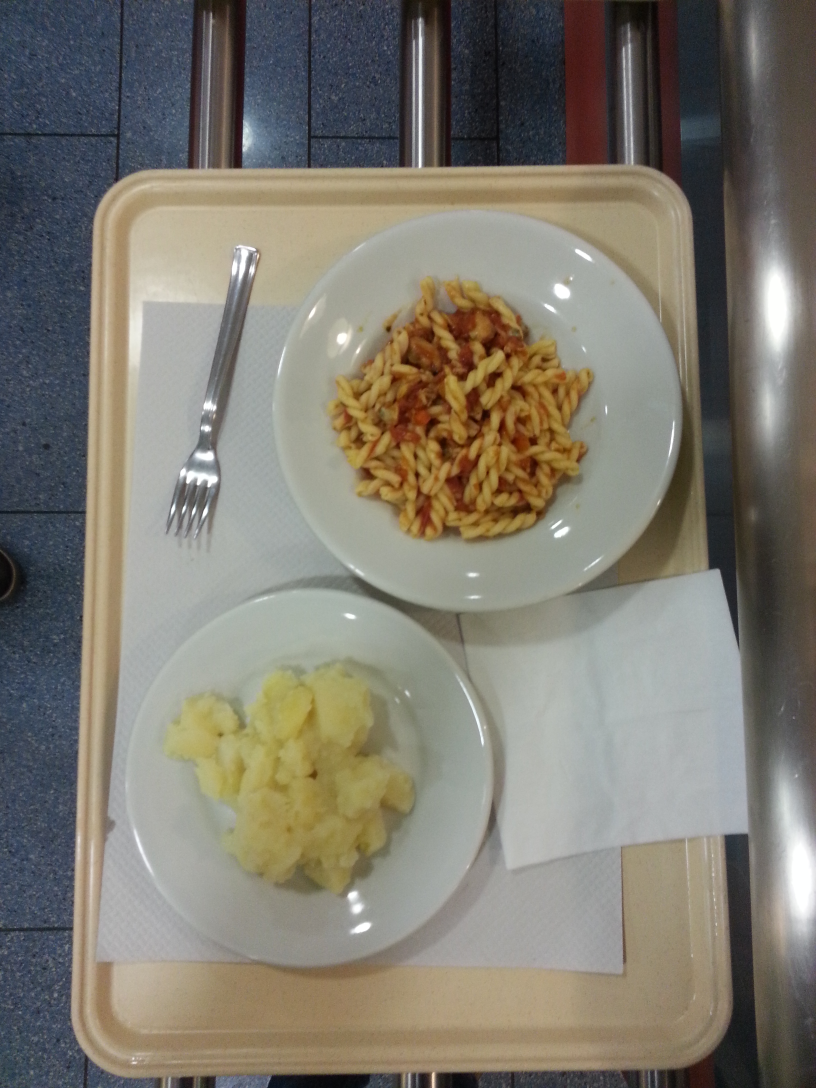
#> input picture data/images/1.jpg, 2448 x 3264 px, found by its file name (shown at 1/3 size); its folder holds only this picture in this run
$ jupyter execute --allow-errors yolo11_foodDetection.ipynb   (shell and % lines are left out)
#> lines starting #> are read from the running program, lines starting #| are printed output that depends on the picture
<a href="https://colab.research.google.com/github/ronykris/capstone-group10/blob/feat-detection/yolo11_foodDetection.ipynb" target="_parent"></a>

[cell 1]
import torch
from ultralytics import YOLO

**Convert segmentation dataset to yolo formated detection set**

[cell 2]
import os
import numpy as np
from pathlib import Path

# [25 lines left out: function convert_segmentation_to_detection, not called in this run]

def convert_dataset(base_path):
    """Convert entire dataset to detection format"""
    base_path = Path(base_path)

    for split in ['train', 'val', 'test']:
        labels_dir = base_path / split / 'labels'
        if not labels_dir.exists():
            continue

        print(f"Converting {split} labels...")
        for label_file in labels_dir.glob('*.txt'):
            try:
                # Read original content
                with open(label_file, 'r') as f:
                    content = f.read().strip()

                # Convert format
                new_content = convert_segmentation_to_detection(content)

                if new_content:
                    # Save in detection format
                    with open(label_file, 'w') as f:
                        f.write(new_content)

            except Exception as e:
                print(f"Error processing {label_file}: {str(e)}")

    print("Conversion complete!")

# Convert the dataset
dataset_path = '/content/YoloDataset'
convert_dataset(dataset_path)

**Creating synthetic data for multiple food items in one image**

[cell 3]
import cv2
import numpy as np
import random
import os
from pathlib import Path
import glob

def create_and_verify_synthetic_dataset():
    # Set paths
    dataset_path = '/content/YoloDatasetUpdated'
    synthetic_path = '/content/YoloDatasetUpdated/synthetic'

    # Create synthetic images
    print("Creating synthetic images...")
    create_synthetic_images(dataset_path, synthetic_path, num_synthetic=500)

    # Verify creation using glob
    synthetic_images = len(glob.glob(os.path.join(synthetic_path, 'images', '*.jpg')))
    synthetic_labels = len(glob.glob(os.path.join(synthetic_path, 'labels', '*.txt')))

    print(f"\nCreated synthetic dataset:")
    print(f"Images: {synthetic_images}")
    print(f"Labels: {synthetic_labels}")

    return synthetic_path

# [7 lines left out: function resize_with_aspect_ratio, not called in this run]

def create_synthetic_images(dataset_path, output_path, num_synthetic=1000):
    """Create synthetic images with multiple food items"""

    # Convert paths to strings and use glob
    images_path = os.path.join(dataset_path, 'train', 'images')
    labels_path = os.path.join(dataset_path, 'train', 'labels')
    output_images = os.path.join(output_path, 'images')
    output_labels = os.path.join(output_path, 'labels')

    # Create output directories
    os.makedirs(output_images, exist_ok=True)
    os.makedirs(output_labels, exist_ok=True)

    # Get list of image files using glob
    image_files = glob.glob(os.path.join(images_path, '*.jpg'))

    for i in range(num_synthetic):
        # Create blank canvas (white background)
        canvas = np.ones((640, 640, 3), dtype=np.uint8) * 255
        combined_labels = []

        # Randomly select 2-4 images to combine
        num_items = random.randint(2, 4)
        selected_images = random.sample(image_files, num_items)

        for idx, img_path in enumerate(selected_images):
            try:
                # Read image and label
                img = cv2.imread(img_path)
                if img is None:
                    continue

                # Get corresponding label path
                label_path = os.path.join(labels_path,
                                        os.path.splitext(os.path.basename(img_path))[0] + '.txt')
                if not os.path.exists(label_path):
                    continue

                with open(label_path, 'r') as f:
                    label = f.read().strip().split()

                # First resize to maintain aspect ratio
                img_resized = resize_with_aspect_ratio(img, target_size=320)
                new_h, new_w = img_resized.shape[:2]

                # Calculate random position
                x_pos = random.randint(0, max(0, 640 - new_w))
                y_pos = random.randint(0, max(0, 640 - new_h))

                # Create mask for smooth blending
                mask = np.ones(img_resized.shape[:2], dtype=np.float32)
                mask = cv2.GaussianBlur(mask, (7, 7), 0)

                # Place image on canvas with blending
                for c in range(3):
                    canvas[y_pos:y_pos+new_h, x_pos:x_pos+new_w, c] = \
                        canvas[y_pos:y_pos+new_h, x_pos:x_pos+new_w, c] * (1 - mask) + \
                        img_resized[:, :, c] * mask

                # Adjust label coordinates
                class_id = label[0]
                x_center = (x_pos + new_w/2) / 640
                y_center = (y_pos + new_h/2) / 640
                width = new_w / 640
                height = new_h / 640

                # Ensure coordinates are within bounds
                x_center = min(max(x_center, 0), 1)
                y_center = min(max(y_center, 0), 1)
                width = min(width, 1)
                height = min(height, 1)

                combined_labels.append(f"{class_id} {x_center:.6f} {y_center:.6f} {width:.6f} {height:.6f}")

            except Exception as e:
                print(f"Error processing {img_path}: {str(e)}")
                continue

        if combined_labels:  # Only save if we have valid labels
            # Save synthetic image and labels
            output_img_path = os.path.join(output_images, f"synthetic_{i:04d}.jpg")
            output_label_path = os.path.join(output_labels, f"synthetic_{i:04d}.txt")

            cv2.imwrite(output_img_path, canvas)
            with open(output_label_path, 'w') as f:
                f.write('\n'.join(combined_labels))

            if i % 100 == 0:
                print(f"Created {i} synthetic images")

# Create the synthetic dataset
#> (the rest of this cell did not finish here and is left out)

**Converting dataset with annotation.json to yolo compatible with image rotation**

[cell 4]
import os
import json
import shutil
from PIL import Image
import math

# [30 lines left out: functions rotate_image_if_portrait, convert_points_to_yolo, not called in this run]

def process_dataset(input_dir, output_dir, class_mapping=None):
    """
    Convert dataset to YOLO format with image rotation
    """
    os.makedirs(os.path.join(output_dir, 'images'), exist_ok=True)
    os.makedirs(os.path.join(output_dir, 'labels'), exist_ok=True)

    if class_mapping is None:
        class_mapping = {}

    annotation_file = os.path.join(input_dir, 'annotation.json')
    with open(annotation_file, 'r') as f:
        annotations = json.load(f)

    print(f"Processing {len(annotations)} images in {input_dir}")

    class_counts = {}
    rotated_count = 0

    for img_name, objects in annotations.items():
        img_path = os.path.join(input_dir, f"{img_name}.jpg")

        try:
            # Load the image
            img = Image.open(img_path)

            # Rotate if needed
            rotated_img, was_rotated = rotate_image_if_portrait(img)
            if was_rotated:
                rotated_count += 1

            img_width, img_height = rotated_img.size

            yolo_annotations = []

            for obj in objects:
                for class_name, coords in obj.items():
                    if class_name not in class_mapping:
                        class_mapping[class_name] = len(class_mapping)

                    class_counts[class_name] = class_counts.get(class_name, 0) + 1

                    try:
                        bb_coords = coords['BB']
                        yolo_coords = convert_points_to_yolo(bb_coords, img_width, img_height)

                        class_id = class_mapping[class_name]
                        yolo_line = f"{class_id} {' '.join([f'{x:.6f}' for x in yolo_coords])}"
                        yolo_annotations.append(yolo_line)

                    except Exception as e:
                        print(f"Error processing annotation for {img_name}, class {class_name}: {str(e)}")
                        continue

            # Save rotated image and annotations
            if yolo_annotations:
                output_img_path = os.path.join(output_dir, 'images', f"{img_name}.jpg")
                rotated_img.save(output_img_path, quality=95)

                label_path = os.path.join(output_dir, 'labels', f"{img_name}.txt")
                with open(label_path, 'w') as f:
                    f.write('\n'.join(yolo_annotations))

            # Close images
            img.close()

        except Exception as e:
            print(f"Error processing image {img_name}: {str(e)}")
            continue

    print(f"\nRotated {rotated_count} portrait images to landscape")
    print("\nClass distribution:")
    for class_name, count in class_counts.items():
        print(f"{class_name}: {count}")

    return class_mapping

# [14 lines left out: function create_dataset_yaml, not called in this run]

def main():
    base_dir = '/content/newdataset/food'
    output_base_dir = '/content/YoloNewDataset'

    os.makedirs(output_base_dir, exist_ok=True)

    splits = ['train', 'val', 'test']
    class_mapping = None

    for split in splits:
        print(f"\nProcessing {split} split...")
        input_dir = os.path.join(base_dir, split)
        output_dir = os.path.join(output_base_dir, split)

        class_mapping = process_dataset(input_dir, output_dir, class_mapping)

    create_dataset_yaml(output_base_dir, class_mapping)

    with open(os.path.join(output_base_dir, 'class_mapping.json'), 'w') as f:
        json.dump(class_mapping, f, indent=2)

    print("\nConversion completed!")
    print(f"Class mapping: {class_mapping}")

#> (the rest of this cell did not finish here and is left out)

**Visualise training data**

[cell 5]
import os
import cv2
import numpy as np
from pathlib import Path

def validate_dataset(dataset_path):
    # Load class names from data.yaml
#> called with dataset_path = '/content/YoloNewDataset'
    import yaml
    with open(os.path.join(dataset_path, 'dataset.yaml'), 'r') as f:
        data_yaml = yaml.safe_load(f)
        class_names = data_yaml['names']

    images_path = os.path.join(dataset_path, 'train/images')
    labels_path = os.path.join(dataset_path, 'train/labels')

    validation_dir = 'label_validation'
    os.makedirs(validation_dir, exist_ok=True)

    # Adjustable font parameters
    FONT_SCALE = 1.2       # Increased font size
    FONT_THICKNESS = 2    # Thicker font
    LABEL_PADDING = 15     # More padding around label

    for img_file in os.listdir(images_path):
        img_path = os.path.join(images_path, img_file)
        label_file = os.path.join(labels_path, img_file.rsplit('.', 1)[0] + '.txt')

        img = cv2.imread(img_path)
#> img is the input picture: shape (3264, 2448, 3); mean B, G, R 111.6, 122.5, 126.7
        height, width = img.shape[:2]
#> height = 3264; width = 2448

        with open(label_file, 'r') as f:
            labels = f.readlines()

        for label in labels:
            try:
                class_id, x_center, y_center, w, h = map(float, label.strip().split())

                # Convert YOLO format to pixel coordinates
                x1 = int((x_center - w/2) * width)
                y1 = int((y_center - h/2) * height)
                x2 = int((x_center + w/2) * width)
                y2 = int((y_center + h/2) * height)

                # Draw box
                cv2.rectangle(img, (x1, y1), (x2, y2), (0, 255, 0), 3)  # Thicker box

                # Add class label text
                class_name = class_names[int(class_id)]
                label_text = f"{class_name} ({class_id})"

                # Get text size with new font parameters
                text_size = cv2.getTextSize(
                    label_text,
                    cv2.FONT_HERSHEY_SIMPLEX,
                    FONT_SCALE,
                    FONT_THICKNESS
                )[0]

                # Draw label background with padding
                cv2.rectangle(
                    img,
                    (x1, y1 - text_size[1] - LABEL_PADDING),
                    (x1 + text_size[0] + LABEL_PADDING//2, y1),
                    (0, 255, 0),
                    -1
                )

                # Draw label text
                cv2.putText(
                    img,
                    label_text,
                    (x1 + LABEL_PADDING//4, y1 - LABEL_PADDING//2),
                    cv2.FONT_HERSHEY_SIMPLEX,
                    FONT_SCALE,
                    (0, 0, 0),
                    FONT_THICKNESS
                )

                print(f"\nImage: {img_file}")
                print(f"Class: {class_name} (ID: {class_id})")
                print(f"YOLO format: {x_center:.4f}, {y_center:.4f}, {w:.4f}, {h:.4f}")
                print(f"Pixel coordinates: ({x1}, {y1}), ({x2}, {y2})")

            except Exception as e:
                print(f"Error processing label in {img_file}: {str(e)}")

        output_path = os.path.join(validation_dir, f'validation_{img_file}')
        cv2.imwrite(output_path, img)

# Use the function
dataset_path = '/content/YoloNewDataset'
#> (the rest of this cell did not finish here and is left out)

**Label analysis**

[cell 6]
import os
import cv2
import numpy as np
import matplotlib.pyplot as plt

def analyze_current_labels(dataset_path):
    """Analyze and visualize current label coordinates"""
#> called with dataset_path = '/content/YoloNewDataset'
    images_dir = os.path.join(dataset_path, 'train/images')
    labels_dir = os.path.join(dataset_path, 'train/labels')

    # Analysis statistics
    coordinate_stats = {
        'x_centers': [],
        'y_centers': [],
        'widths': [],
        'heights': []
    }

    for img_name in os.listdir(images_dir):
        base_name = os.path.splitext(img_name)[0]
        img_path = os.path.join(images_dir, img_name)
        label_path = os.path.join(labels_dir, f"{base_name}.txt")

        if not os.path.exists(label_path):
            continue

        # Read image
        img = cv2.imread(img_path)
        height, width = img.shape[:2]

        # Read label
        with open(label_path, 'r') as f:
            labels = f.readlines()

        for label in labels:
            try:
                class_id, x_center, y_center, w, h = map(float, label.strip().split())

                # Store normalized coordinates
                coordinate_stats['x_centers'].append(x_center)
                coordinate_stats['y_centers'].append(y_center)
                coordinate_stats['widths'].append(w)
                coordinate_stats['heights'].append(h)

                # Convert to pixel coordinates for visualization
                x1 = int((x_center - w/2) * width)
                y1 = int((y_center - h/2) * height)
                x2 = int((x_center + w/2) * width)
                y2 = int((y_center + h/2) * height)

                # Draw current box in red
                cv2.rectangle(img, (x1, y1), (x2, y2), (0, 0, 255), 2)

                # Draw center point
                center_x = int(x_center * width)
                center_y = int(y_center * height)
                cv2.circle(img, (center_x, center_y), 5, (255, 0, 0), -1)

                print(f"\nImage: {img_name}")
                print(f"Normalized coordinates: x={x_center:.3f}, y={y_center:.3f}, w={w:.3f}, h={h:.3f}")
                print(f"Pixel coordinates: ({x1}, {y1}) to ({x2}, {y2})")

            except Exception as e:
                print(f"Error processing {img_name}: {str(e)}")

        # Save visualization
        output_dir = 'label_analysis'
        os.makedirs(output_dir, exist_ok=True)
        cv2.imwrite(os.path.join(output_dir, f'analysis_{img_name}'), img)

    # Plot coordinate distributions
    plt.figure(figsize=(15, 10))

    plt.subplot(221)
    plt.hist(coordinate_stats['x_centers'], bins=50)
    plt.title('X Center Distribution')

    plt.subplot(222)
    plt.hist(coordinate_stats['y_centers'], bins=50)
    plt.title('Y Center Distribution')

    plt.subplot(223)
    plt.hist(coordinate_stats['widths'], bins=50)
    plt.title('Width Distribution')

    plt.subplot(224)
    plt.hist(coordinate_stats['heights'], bins=50)
    plt.title('Height Distribution')

    plt.tight_layout()
    plt.savefig('coordinate_distributions.png')
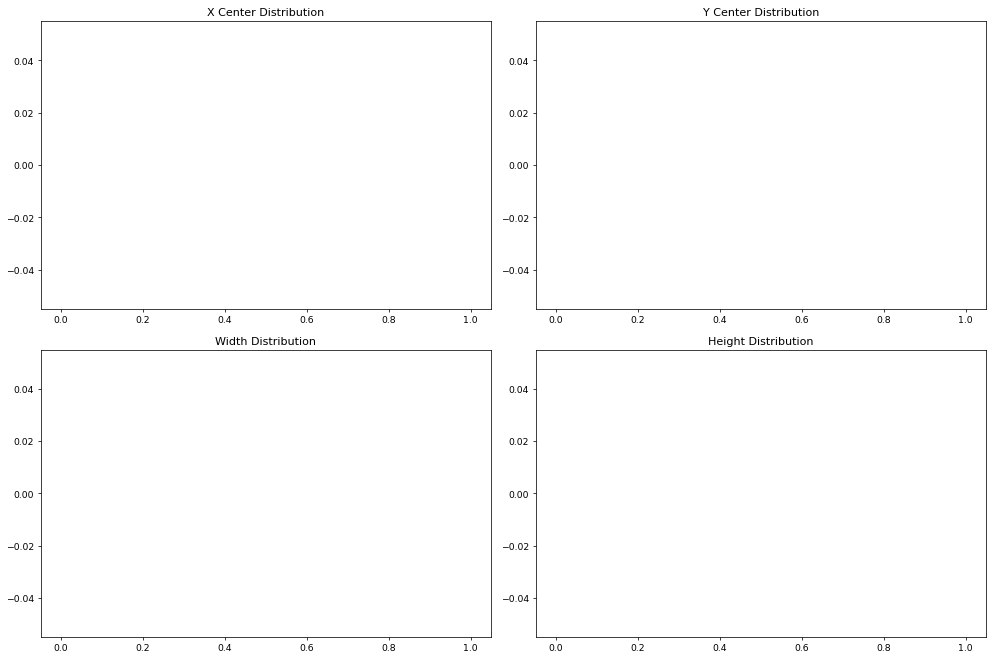
#> figure drawn by matplotlib, 4 panels
    plt.close()

    return coordinate_stats

# Run analysis
dataset_path = '/content/YoloNewDataset'
stats = analyze_current_labels(dataset_path)

# Print summary statistics
print("\nCoordinate Statistics:")
#> (the rest of this cell did not finish here and is left out)

**Train combined dataset**

[cell 7]
from ultralytics import YOLO

def train_combined_dataset():
    # Start with pretrained model
    model = YOLO('yolo11n.pt')

    # Train with combined data
    results = model.train(
        data='/content/YoloNewDataset/dataset.yaml',
        #data='/content/FoodObjectDetectionYolov11/data.yaml',
        epochs=100,
        imgsz=640,
        batch=16,
        patience=20,
        lr0=0.01,
        # Multiple object detection parameters
        mosaic=1.0,
        mixup=0.5,
        copy_paste=0.5,
        max_det=20
    )
    return model

#> (the rest of this cell did not finish here and is left out)

[cell 8]
import locale
locale.getpreferredencoding = lambda: "UTF-8"
import time
import shutil
timestr = time.strftime("%Y%m%d-%H%M%S")
print(timestr)

modelName = f"trained_model_{timestr}.pt"
print(modelName)
shutil.copy("/content/runs/detect/train2/weights/best.pt", modelName)

**Inference the model**

[cell 9]
from ultralytics import YOLO
import cv2
import numpy as np
from PIL import Image

def run_inference():
    # Load your trained model
    model = YOLO('/content/trained_model.pt')  # adjust path as needed

    # Run inference on an image
    results = model.predict(
        source='/content/YoloNewDataset/val/images/20151127_121613.jpg',  # can be image/folder/video
        save=True,                # save results
        conf=0.1,               # confidence threshold
        iou=0.45,
        save_txt=True,           # save results in txt file
        save_crop=True           # save cropped predictions
    )

    # Process results
    for result in results:
        # Get masks
        if result.masks is not None:
            masks = result.masks.data.cpu().numpy()

        # Get boxes
        if result.boxes is not None:
            boxes = result.boxes.data.cpu().numpy()

        # Get class names for predictions
        class_names = [model.names[int(class_id)] for class_id in result.boxes.cls]

        print(f"Found {len(class_names)} objects: {class_names}")


run_inference()
#> (the call stopped at in run_inference, `model = YOLO('/content/trained_model.pt')`: ultralytics is not available in this run)
